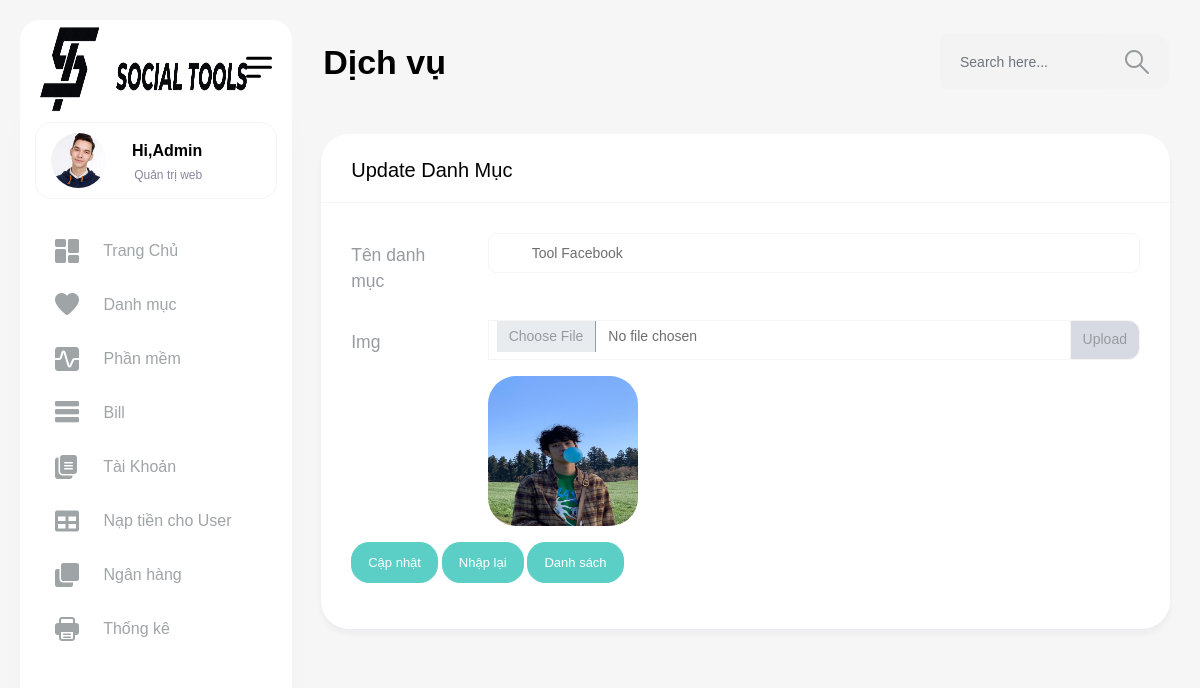
The page /admin/index.php?act=suadm&id_danhmuc=1 on the database its author committed.
### tables this page shows
CREATE TABLE `danhmuc` (
  `id_danhmuc` int(11) NOT NULL,
  `ten_danhmuc` varchar(255) NOT NULL,
  `img` varchar(255) NOT NULL
);

### model/pdo.php (called while the page is built, shortened)
<?php
function pdo_get_connection(){
    $servername = "localhost";
    $username = "root";
    $password = "";
    try {
        $conn = new PDO("mysql:host=$servername;dbname=duan1", $username, $password);
        $conn->setAttribute(PDO::ATTR_ERRMODE, PDO::ERRMODE_EXCEPTION);
        return $conn;
    } catch(PDOException $e) {
        echo "Connection failed: " . $e->getMessage();
    }
}
function pdo_query_one($sql){
    $sql_args=array_slice(func_get_args(),1);
    try{
        $conn=pdo_get_connection();
        $stmt=$conn->prepare($sql);
        $stmt->execute($sql_args);
        $row=$stmt->fetch(PDO::FETCH_ASSOC);
        return $row;
    }
    catch(PDOException $e){
        throw $e;
    }
    finally{
        unset($conn);
    }
}
?>

### model/danhmuc.php (called while the page is built, shortened)
<?php
    function loadone_danhmuc($id) {
        $sql = "select * from danhmuc WHERE `id_danhmuc` =".$id;
        $dm=pdo_query_one($sql);
        return $dm;
    }
?>

### admin/danhmuc/update.php (the view, shortened to what this page needs)
<?php
    if(is_array($dm)){
        extract($dm);
    }
?>
<div class="content-body">
    <div class="container-fluid">
        <div class="row">
            <div class="col-lg-12">
                <div class="card">
                    <div class="card-header">
                        <h4 class="card-title">Update danh mục</h4>
                    </div>
                    <div class="card-body">
                        <div class="basic-form">
                            <form action="index.php?act=updatedm" method="post"  enctype="multipart/form-data">
                                <div class="mb-3 row">
                                    <label class="col-sm-2 col-form-label col-form-label-lg">Tên danh mục</label>
                                    <div class="col-sm-10">
                                        <input type="text" class="form-control" name="ten_danhmuc" value=" <?php if(isset($ten_danhmuc)&&($ten_danhmuc!="")) echo $ten_danhmuc?>">
                                    </div>
                                </div>
                                <div class="mb-3 row">
                                    <label class="col-sm-2 col-form-label col-form-label-lg">Img</label>
                                    <div class="col-sm-10">
                                        <div class="input-group mb-3">
                                            <div class="form-file">
                                                <input type="file" class="form-file-input form-control" name="img">
                                            </div>
											<span class="input-group-text">Upload</span>
                                        </div>
                                        <img src="<?php if(isset($img)&&($img!="")) echo $img?>" alt="" class="me-3 rounded" width="150" height="150">
                                    </div>
                                </div>
                                <div class="row">
                                    <div class="col-lg-12">
                                    <input type="submit" name="capnhat" id="" value="Cập nhật" class="btn btn-primary">
                                    <input type="reset" name="" id="" value="Nhập lại" class="btn btn-primary">
                                    <a href="index.php?act=lisdm"><input type="button" value="Danh sách" class="btn btn-primary"></a>
                                    </div>
                                </div>
                                <div class="row">
                                </div>
                            </form>
                        </div>
                    </div>
                </div>
            </div>
        </div>
    </div>
</div>

### rows shown on the page
danhmuc: ten_danhmuc "Tool Facebook", img (picture)
